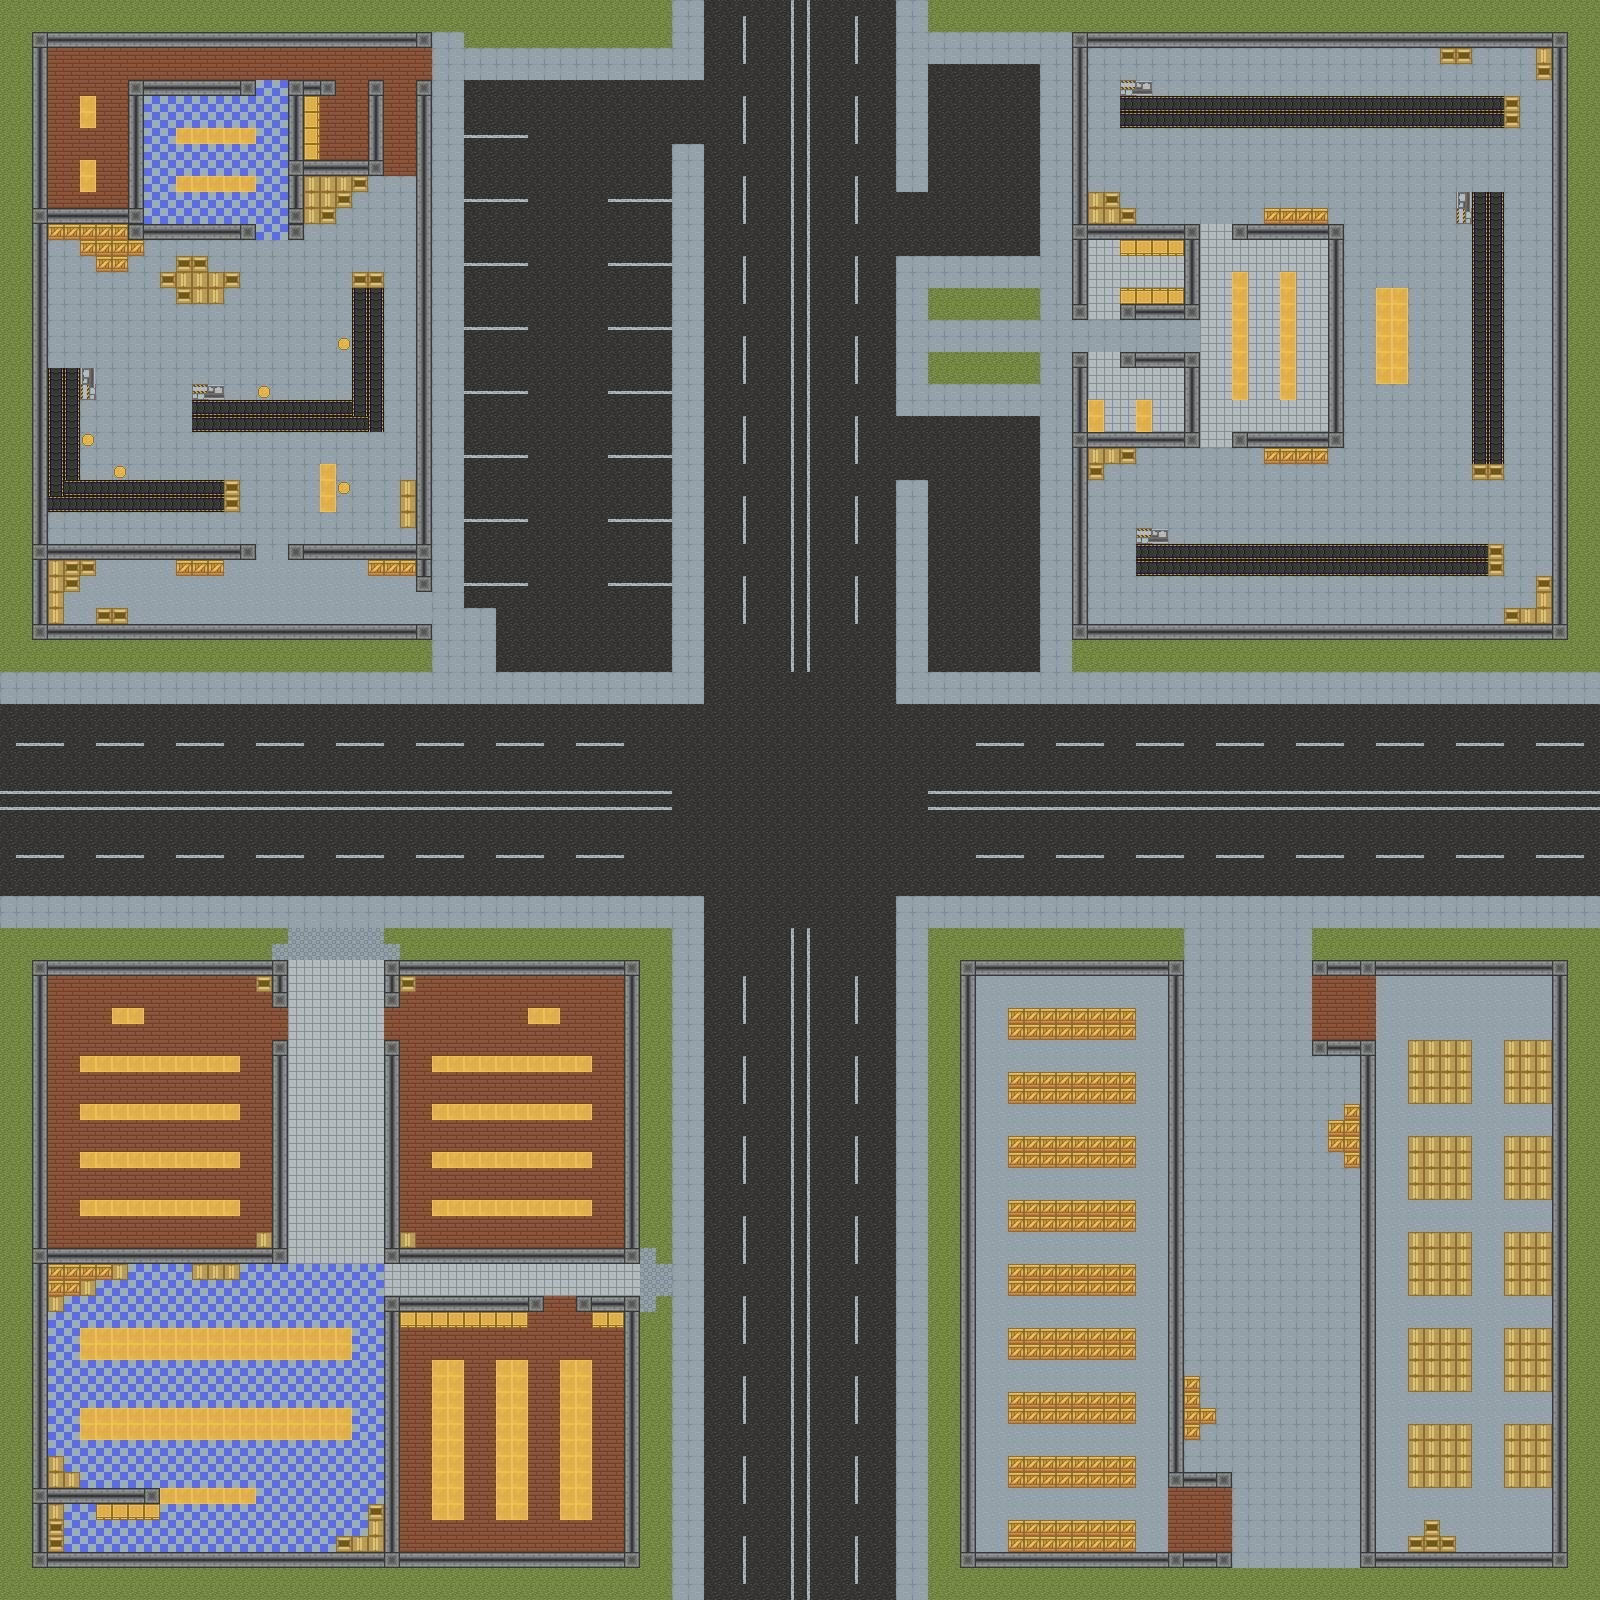

A level layout from a 2D game, rendered from its tile map. Below: a short description, then the map file with tile-grid data replaced by summaries:
An orthogonal 100x100 tile map with 16x16 px tiles, 2 tile layers (ground, wall), 1 hidden layer not drawn.

<map version="1.2" tiledversion="1.3.4" orientation="orthogonal" renderorder="right-down" width="100" height="100" tilewidth="16" tileheight="16" infinite="0" nextlayerid="4" nextobjectid="1">
 <tileset firstgid="1" source="tileset test01.tsx" />
 <layer id="1" name="ground" width="100" height="100" locked="1">
  <data>[10000 cells, 10000 non-empty, 10 distinct tile ids]</data>
 </layer>
 <layer id="2" name="wall" width="100" height="100" locked="1">
  <data>[10000 cells, 1735 non-empty, 17 distinct tile ids]</data>
 </layer>
 <layer id="3" name="roof" width="100" height="100" visible="0">
  <data>[10000 cells, 4612 non-empty, 5 distinct tile ids]</data>
 </layer>
</map>
